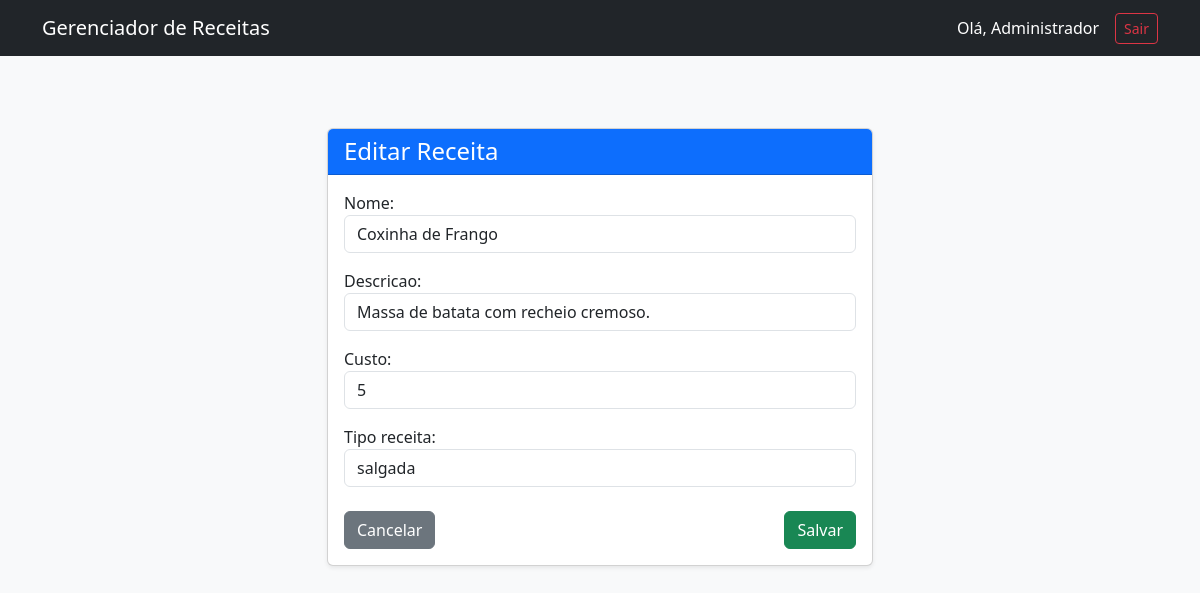
/receitas/editar/2/ (signed in), run on the app's committed database.
### receitas/models/receita.py (models this page shows, shortened)
class Receita(models.Model):
    nome = models.CharField(max_length=100)
    descricao = models.CharField(max_length=150)
    data_registro = models.DateField(auto_now_add=True)
    custo = models.IntegerField()
    tipo_receita = models.CharField(max_length=45)
    class Meta:
        db_table = 'receita'
        app_label = 'receitas' # Ajuda o Django a mapear o model

### receitas/views/receita_views.py (the view)
# urls.py: path('receitas/editar/<int:id>/', receita_views.receita_update, name='receita_update'),
def receita_update(request, id):
    if not request.session.get('usuario_id'): return redirect('login')
    receita = get_object_or_404(Receita, id=id)
    if request.method == 'POST':
        form = ReceitaForm(request.POST, instance=receita)
        if form.is_valid():
            receita_atualizada = form.save()
            usuario = Usuario.objects.get(id=request.session.get('usuario_id'))
            enviar_email_notificacao_receita(receita_atualizada, 'ATUALIZADA', usuario.email)
            return redirect('lista_receitas')
    else:
        form = ReceitaForm(instance=receita)
    return render(request, 'receita_form.html', {'form': form, 'acao': 'Editar'})

### receitas/forms/receita_form.py
class ReceitaForm(forms.ModelForm):
    class Meta:
        model = Receita
        fields = ['nome', 'descricao', 'custo', 'tipo_receita']
        widgets = {
            'nome': forms.TextInput(attrs={'class': 'form-control'}),
            'descricao': forms.TextInput(attrs={'class': 'form-control'}),
            'custo': forms.NumberInput(attrs={'class': 'form-control'}),
            'tipo_receita': forms.TextInput(attrs={'class': 'form-control'}),
        }

### receitas/templates/receita_form.html (shortened to what this page needs)
{% extends 'base.html' %}
{% block content %}
<div class="row justify-content-center">
    <div class="col-md-6">
        <div class="card shadow-sm mt-5">
            <div class="card-header bg-primary text-white">
                <h4 class="mb-0">{{ acao }} Receita</h4>
            </div>
            <div class="card-body">
                <form method="POST">
                    {{ form.as_p }}
                    <div class="d-flex justify-content-between mt-4">
                        <a href="{% url 'lista_receitas' %}" class="btn btn-secondary">Cancelar</a>
                        <button type="submit" class="btn btn-success">Salvar</button>
                    </div>
                </form>
            </div>
        </div>
    </div>
</div>
{% endblock %}

### data on the page
Receita: nome "Coxinha de Frango", descricao "Massa de batata com recheio cremoso.", custo "5", tipo_receita "salgada"

### other printed values
{{ request.session.usuario_nome }} "Administrador"
{{ acao }} "Editar"
